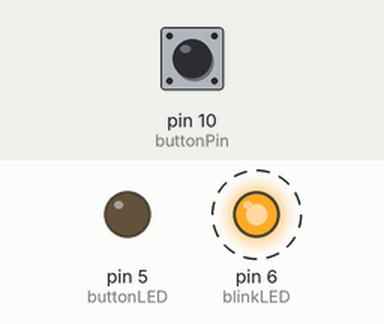
Simulated run of this sketch. Board: Arduino Uno, built with avr-gcc and run on an emulated ATmega328P. On the bench: output pins drawn as LEDs (lit = HIGH). Dashed ring = blinking. The inputs (shaded band) are chosen by the test bench; at power-on: pin 10 (buttonPin) LOW.

Above: at 1.2 s.
1.3 s: pin 10 (buttonPin) pulled HIGH for 0.15 s
At 1.37 s:
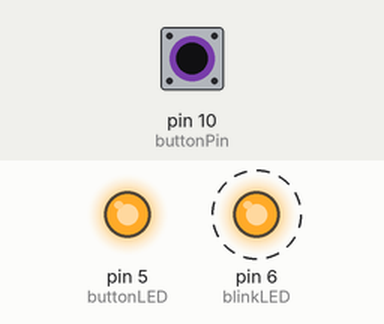
4.3 s: pin 10 (buttonPin) pulled HIGH for 1 s
At 6.7 s:
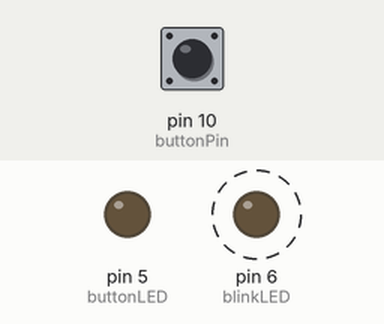
7.3 s: pin 10 (buttonPin) pulled HIGH for 3.2 s
At 8.8 s:
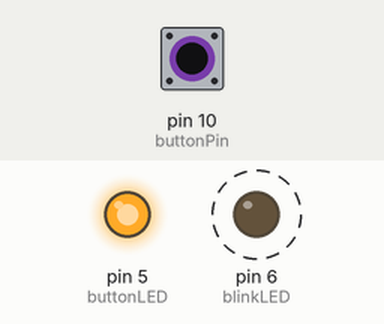
Timing chart, 0 to 18.0 s (numbered marks = the images above; inputs shaded):
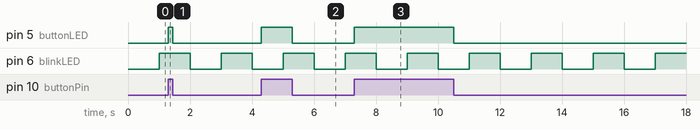

The sketch:

exercise1_blink_and_button.ino.ino
```cpp
const int blinkLED = 6;      // First LED
const int buttonLED = 5;     // Second LED
const int buttonPin = 10;    // Button input

unsigned long previousBlinkTime = 0;
const unsigned long blinkInterval = 1000; // 1 second

bool blinkState = LOW;

void setup() {
  pinMode(blinkLED, OUTPUT);
  pinMode(buttonLED, OUTPUT);
  pinMode(buttonPin, INPUT);   // External 10k pulldown resistor is used
}

void loop() {
  unsigned long currentTime = millis();

  // Blink LED 1 every second without stopping the program
  if (currentTime - previousBlinkTime >= blinkInterval) {
    previousBlinkTime = currentTime;
    blinkState = !blinkState;
    digitalWrite(blinkLED, blinkState);
  }

  // LED 2 immediately follows the button state
  if (digitalRead(buttonPin) == HIGH) {
    digitalWrite(buttonLED, HIGH);
  } else {
    digitalWrite(buttonLED, LOW);
  }
}
```

Measured:
- after the input at 1.3 s, pin 5 (buttonLED): LOW → HIGH at once, → LOW 0.15 s later
- after the input at 4.3 s, pin 5 (buttonLED): LOW → HIGH at once, → LOW 1.0 s later
- after the input at 7.3 s, pin 5 (buttonLED): LOW → HIGH at once, → LOW 3.2 s later
- by itself, pin 6 (blinkLED): alternates HIGH for 1.0 s and LOW for 1.0 s
